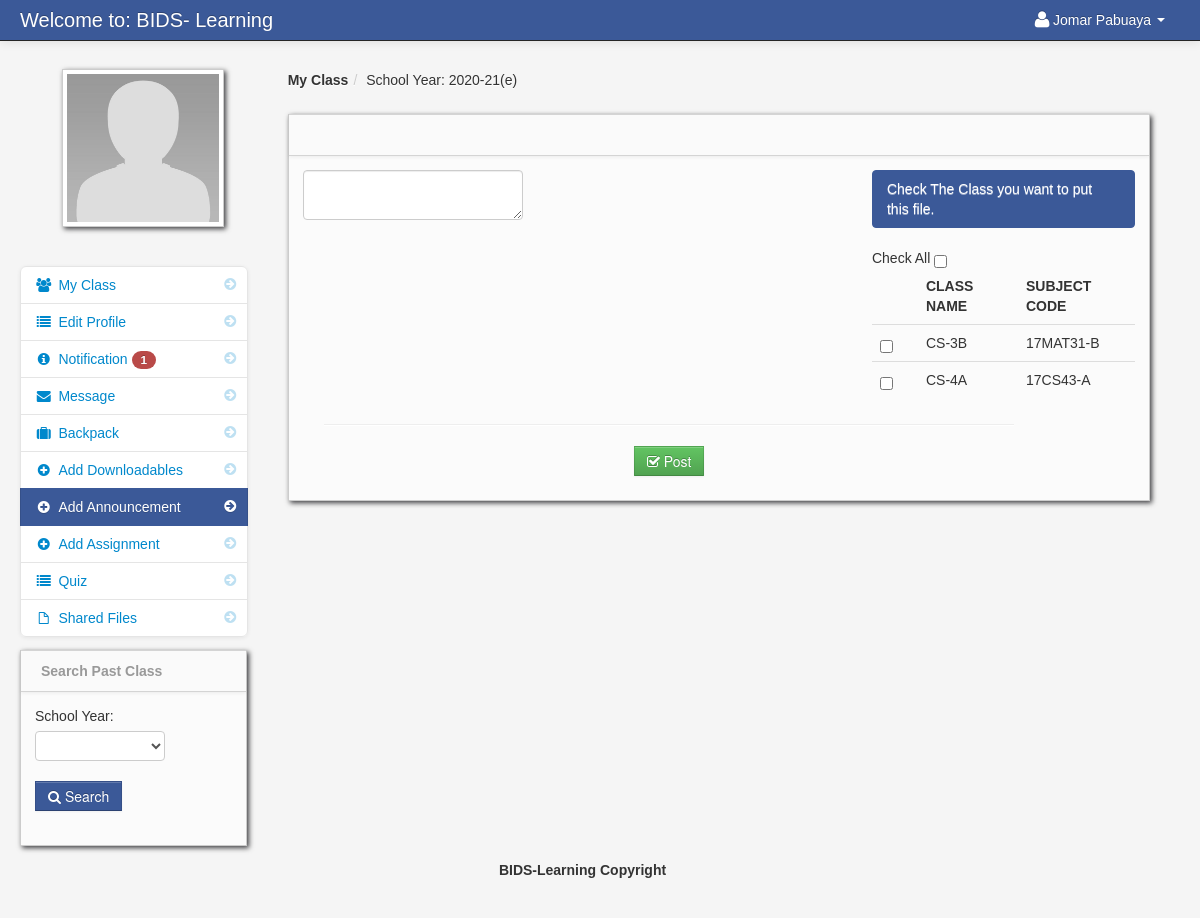
The app's page /add_announcement.php (signed in), older data.
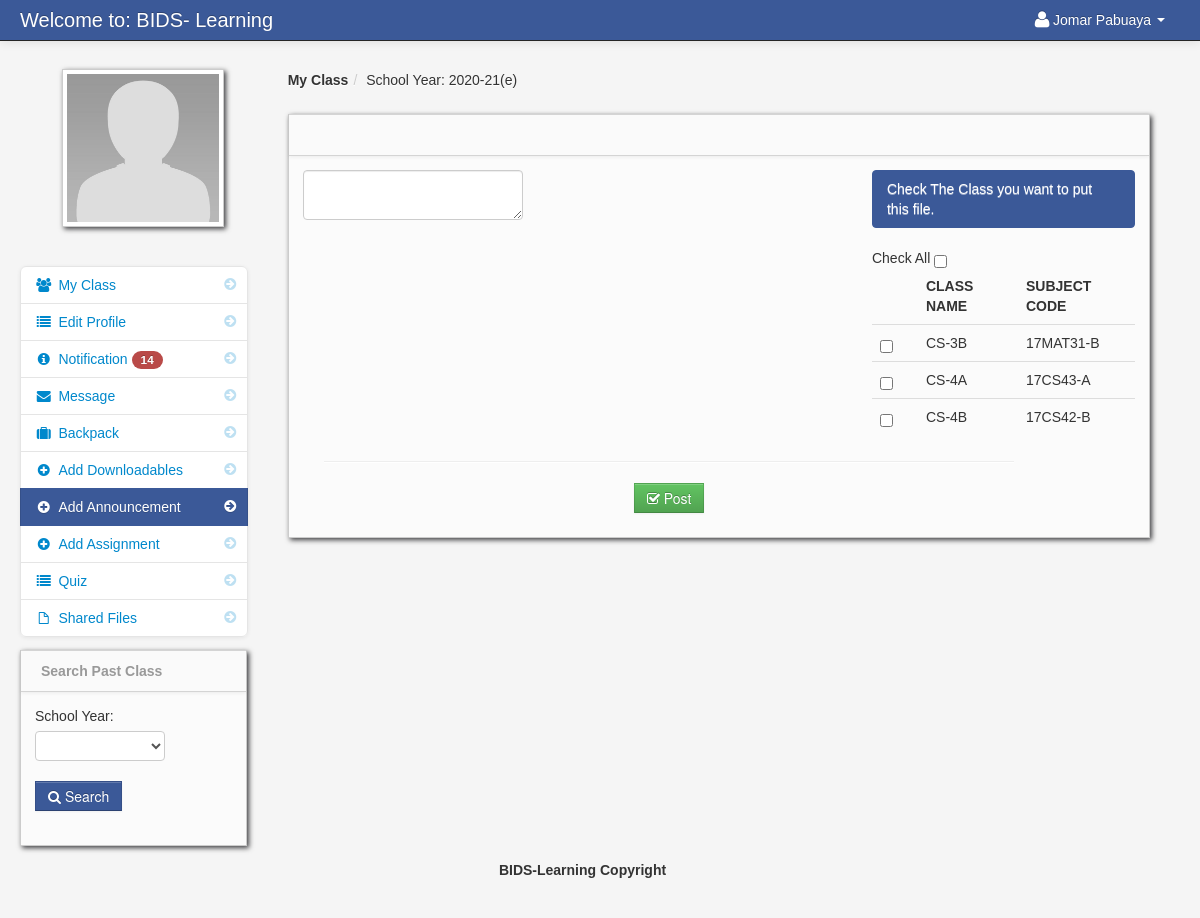
The same page, newer data.
### tables this page shows
CREATE TABLE `teacher_class` (
  `teacher_class_id` int(11) NOT NULL,
  `teacher_id` int(11) NOT NULL,
  `class_id` int(11) NOT NULL,
  `subject_id` int(11) NOT NULL,
  `thumbnails` varchar(100) NOT NULL,
  `school_year` varchar(100) NOT NULL,
  `department_id` int(20) NOT NULL
);

CREATE TABLE `class` (
  `class_id` int(11) NOT NULL,
  `class_name` varchar(100) NOT NULL,
  `did` int(20) NOT NULL
);

CREATE TABLE `subject` (
  `subject_id` int(11) NOT NULL,
  `subject_code` varchar(100) NOT NULL,
  `subject_title` varchar(100) NOT NULL,
  `category` varchar(100) NOT NULL,
  `description` longtext NOT NULL,
  `unit` int(11) NOT NULL,
  `Pre_req` varchar(100) NOT NULL,
  `semester` varchar(100) NOT NULL,
  `cid` int(20) NOT NULL
);

### session.php (called while the page is built, shortened)
<?php
$session_id=$_SESSION['id'];
?>

### teacher_count.php (called while the page is built, shortened)
<?php $query_yes = mysqli_query($conn,"select * from teacher_notification
LEFT JOIN notification_read_teacher on teacher_notification.teacher_notification_id =  notification_read_teacher.notification_id
where teacher_id = '$session_id'
")or die(mysqli_error());
$count_no = mysqli_num_rows($query_yes);
         ?>
<?php $query = mysqli_query($conn,"select * from teacher_notification
LEFT JOIN teacher_class on teacher_class.teacher_class_id = teacher_notification.teacher_class_id
LEFT JOIN student on student.student_id = teacher_notification.student_id
LEFT JOIN assignment on assignment.assignment_id = teacher_notification.assignment_id
LEFT JOIN class on teacher_class.class_id = class.class_id
LEFT JOIN subject on teacher_class.subject_id = subject.subject_id
where teacher_class.teacher_id = '$session_id'
")or die(mysqli_error());
$count = mysqli_num_rows($query);
         ?>
<?php $not_read = $count -  $count_no; ?>

### add_announcement.php (the view, shortened to what the changed rows need)
<?php include('header_dashboard.php'); ?>
<?php include('session.php'); ?>
    <body id="class_div">
        <div class="container-fluid">
            <div class="row-fluid">
				<?php include('teacher_add_announcement_sidebar.php'); ?>
                <div class="span9" id="content">
                     <div class="row-fluid">
								<?php
								$school_year_query = mysqli_query($conn,"select * from school_year order by school_year DESC")or die(mysqli_error());
								$school_year_query_row = mysqli_fetch_array($school_year_query);
								$school_year = $school_year_query_row['school_year'];
								?>
                        <div class="block">
                            <div class="block-content collapse in">
									<div class="span4">
											<table cellpadding="0" cellspacing="0" border="0" class="table" id="">
										<thead>
										        <tr>
												<th></th>
												<th>Class Name</th>
												<th>Subject Code</th>
												</tr>
										</thead>
										<tbody>
                              	<?php $query = mysqli_query($conn,"select * from teacher_class
										LEFT JOIN class ON class.class_id = teacher_class.class_id
										LEFT JOIN subject ON subject.subject_id = teacher_class.subject_id
										where teacher_id = '$session_id' and school_year = '$school_year' ")or die(mysqli_error());
										while($row = mysqli_fetch_array($query)){
										$id = $row['teacher_class_id'];
										?>
										<tr id="del<?php echo $id; ?>">
											<td width="30">
												<input id="" class="" name="selector[]" type="checkbox" value="<?php echo $id; ?>">
											</td>
											<td><?php echo $row['class_name']; ?></td>
											<td><?php echo $row['subject_code']; ?></td>
										</tr>
						<?php } ?>
										</tbody>
									</table>
                                </div>
                            </div>
                        </div>
                    </div>
                </div>
            </div>
        </div>
		<?php include('script.php'); ?>
    </body>
</html>

### teacher_add_announcement_sidebar.php (shortened to what the changed rows need)
<div class="span3" id="sidebar">
	<?php include('teacher_count.php'); ?>
	<ul class="nav nav-list bs-docs-sidenav nav-collapse collapse">
		<li class=""><a href="notification_teacher.php"><i class="icon-chevron-right"></i><i class="icon-info-sign"></i>&nbsp;Notification
			<?php if($not_read == '0'){
				}else{ ?>
					<span class="badge badge-important"><?php echo $not_read; ?></span>
				<?php } ?>
		</a></li>
	</ul>
</div>

Row changes from the older to the newer data that the page shows:
added teacher_class: class.class_name "CS-4B", subject.subject_code "17CS42-B"
Text that changed along with them:
$not_read: "1" → "14"
